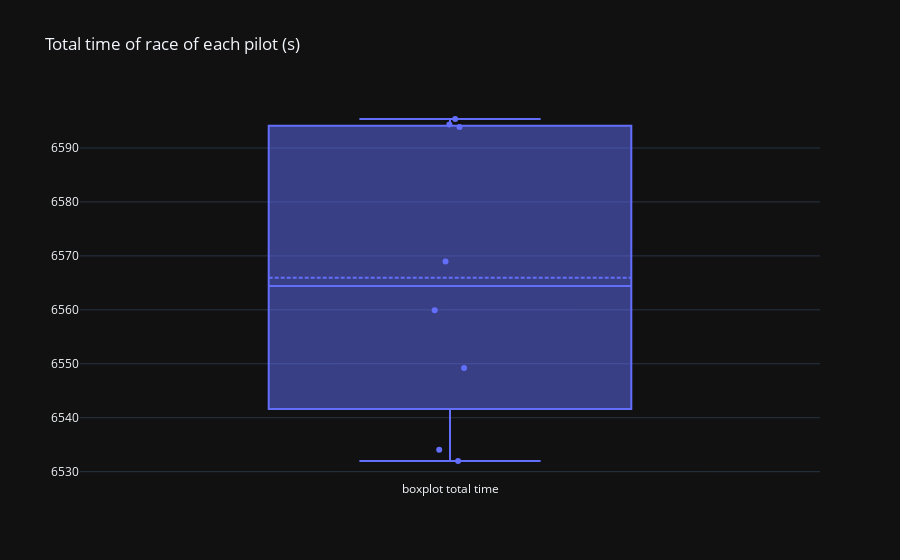

Here is the notebook cell this chart was saved with:
### Code cell
fig = go.Figure(layout=go.Layout(title="Total time of race of each pilot (s)", template="plotly_dark"))
fig.add_trace(go.Box(y=last_gp["time"], name="boxplot total time", boxpoints="all", jitter=0.1, pointpos=0, boxmean=True, text=last_gp["pilot"]))

### Figure 1 — Plotly figure (JSON) as saved in the notebook; plotly's stock layout.template omitted (floating-point values rounded to 4 significant figures)
{"data": [{"boxmean": true, "boxpoints": "all", "jitter": 0.1, "name": "boxplot total time", "pointpos": 0, "text": ["ver", "alo", "oco", "ham", "rus", "lec", "gas", "sai", "nor", "pia", "bot", "dev", "zho", "alb", "tsu", "per", "hul", "sar", "mag", "str"], "type": "box", "y": [6532.0, 6560.0, 6569.0, 6534.0, 6549.0, 6594.0, 6594.0, 6595.0, null, null, null, null, null, null, null, null, null, null, null, null]}], "layout": {"title": {"text": "Total time of race of each pilot (s)"}}}
